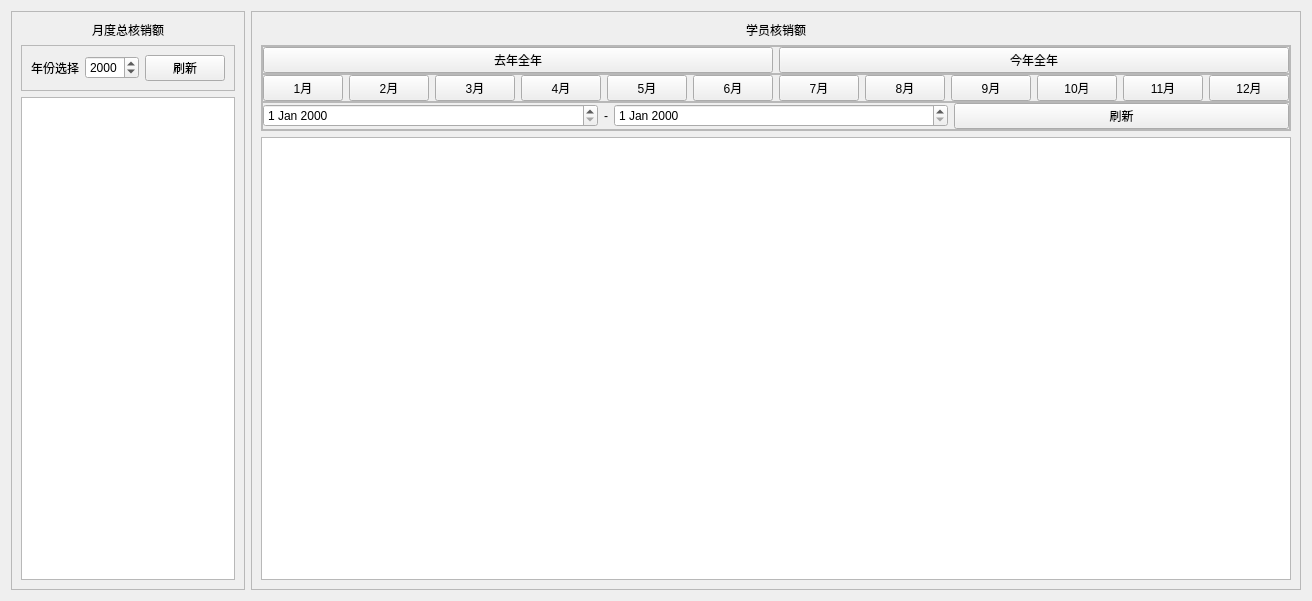
<?xml version="1.0" encoding="UTF-8"?>
<ui version="4.0">
 <class>Report</class>
 <widget class="QWidget" name="Report">
  <property name="geometry">
   <rect>
    <x>0</x>
    <y>0</y>
    <width>780</width>
    <height>601</height>
   </rect>
  </property>
  <property name="windowTitle">
   <string>Form</string>
  </property>
  <layout class="QHBoxLayout" name="horizontalLayout" stretch="1,2">
   <item>
    <widget class="QFrame" name="frame_2">
     <property name="frameShape">
      <enum>QFrame::StyledPanel</enum>
     </property>
     <property name="frameShadow">
      <enum>QFrame::Raised</enum>
     </property>
     <layout class="QVBoxLayout" name="verticalLayout_3">
      <item>
       <widget class="QLabel" name="label">
        <property name="text">
         <string>月度总核销额</string>
        </property>
        <property name="alignment">
         <set>Qt::AlignCenter</set>
        </property>
       </widget>
      </item>
      <item>
       <widget class="QFrame" name="frame_3">
        <property name="frameShape">
         <enum>QFrame::StyledPanel</enum>
        </property>
        <property name="frameShadow">
         <enum>QFrame::Raised</enum>
        </property>
        <layout class="QHBoxLayout" name="horizontalLayout_3">
         <item>
          <widget class="QLabel" name="label_2">
           <property name="sizePolicy">
            <sizepolicy hsizetype="Maximum" vsizetype="Preferred">
             <horstretch>0</horstretch>
             <verstretch>0</verstretch>
            </sizepolicy>
           </property>
           <property name="text">
            <string>年份选择</string>
           </property>
          </widget>
         </item>
         <item>
          <widget class="QDateEdit" name="dateEdit_year">
           <property name="displayFormat">
            <string>yyyy</string>
           </property>
          </widget>
         </item>
         <item>
          <widget class="QPushButton" name="pushButton_flash_month_view">
           <property name="text">
            <string>刷新</string>
           </property>
          </widget>
         </item>
        </layout>
       </widget>
      </item>
      <item>
       <widget class="QTableView" name="tableView_month_view"/>
      </item>
     </layout>
    </widget>
   </item>
   <item>
    <widget class="QFrame" name="frame">
     <property name="frameShape">
      <enum>QFrame::StyledPanel</enum>
     </property>
     <property name="frameShadow">
      <enum>QFrame::Raised</enum>
     </property>
     <layout class="QVBoxLayout" name="verticalLayout_2">
      <item>
       <widget class="QLabel" name="label_3">
        <property name="text">
         <string>学员核销额</string>
        </property>
        <property name="alignment">
         <set>Qt::AlignCenter</set>
        </property>
       </widget>
      </item>
      <item>
       <widget class="QFrame" name="frame_4">
        <property name="frameShape">
         <enum>QFrame::StyledPanel</enum>
        </property>
        <property name="frameShadow">
         <enum>QFrame::Raised</enum>
        </property>
        <layout class="QVBoxLayout" name="verticalLayout">
         <property name="spacing">
          <number>0</number>
         </property>
         <property name="leftMargin">
          <number>0</number>
         </property>
         <property name="topMargin">
          <number>0</number>
         </property>
         <property name="rightMargin">
          <number>0</number>
         </property>
         <property name="bottomMargin">
          <number>0</number>
         </property>
         <item>
          <widget class="QFrame" name="frame_5">
           <property name="frameShape">
            <enum>QFrame::StyledPanel</enum>
           </property>
           <property name="frameShadow">
            <enum>QFrame::Raised</enum>
           </property>
           <layout class="QGridLayout" name="gridLayout_2">
            <property name="leftMargin">
             <number>0</number>
            </property>
            <property name="topMargin">
             <number>0</number>
            </property>
            <property name="rightMargin">
             <number>0</number>
            </property>
            <property name="bottomMargin">
             <number>0</number>
            </property>
            <item row="0" column="0">
             <widget class="QPushButton" name="pushButton_last_year">
              <property name="text">
               <string>去年全年</string>
              </property>
             </widget>
            </item>
            <item row="0" column="1">
             <widget class="QPushButton" name="pushButton_this_year">
              <property name="text">
               <string>今年全年</string>
              </property>
             </widget>
            </item>
           </layout>
          </widget>
         </item>
         <item>
          <widget class="QFrame" name="frame_6">
           <property name="frameShape">
            <enum>QFrame::StyledPanel</enum>
           </property>
           <property name="frameShadow">
            <enum>QFrame::Raised</enum>
           </property>
           <layout class="QGridLayout" name="gridLayout">
            <property name="leftMargin">
             <number>0</number>
            </property>
            <property name="topMargin">
             <number>0</number>
            </property>
            <property name="rightMargin">
             <number>0</number>
            </property>
            <property name="bottomMargin">
             <number>0</number>
            </property>
            <item row="0" column="3">
             <widget class="QPushButton" name="pushButton_month_4">
              <property name="text">
               <string>4月</string>
              </property>
             </widget>
            </item>
            <item row="0" column="7">
             <widget class="QPushButton" name="pushButton_month_8">
              <property name="text">
               <string>8月</string>
              </property>
             </widget>
            </item>
            <item row="0" column="2">
             <widget class="QPushButton" name="pushButton_month_3">
              <property name="text">
               <string>3月</string>
              </property>
             </widget>
            </item>
            <item row="0" column="1">
             <widget class="QPushButton" name="pushButton_month_2">
              <property name="text">
               <string>2月</string>
              </property>
             </widget>
            </item>
            <item row="0" column="6">
             <widget class="QPushButton" name="pushButton_month_7">
              <property name="text">
               <string>7月</string>
              </property>
             </widget>
            </item>
            <item row="0" column="8">
             <widget class="QPushButton" name="pushButton_month_9">
              <property name="text">
               <string>9月</string>
              </property>
             </widget>
            </item>
            <item row="0" column="0">
             <widget class="QPushButton" name="pushButton_month_1">
              <property name="text">
               <string>1月</string>
              </property>
             </widget>
            </item>
            <item row="0" column="5">
             <widget class="QPushButton" name="pushButton_month_6">
              <property name="text">
               <string>6月</string>
              </property>
             </widget>
            </item>
            <item row="0" column="10">
             <widget class="QPushButton" name="pushButton_month_11">
              <property name="text">
               <string>11月</string>
              </property>
             </widget>
            </item>
            <item row="0" column="4">
             <widget class="QPushButton" name="pushButton_month_5">
              <property name="text">
               <string>5月</string>
              </property>
             </widget>
            </item>
            <item row="0" column="9">
             <widget class="QPushButton" name="pushButton_month_10">
              <property name="text">
               <string>10月</string>
              </property>
             </widget>
            </item>
            <item row="0" column="11">
             <widget class="QPushButton" name="pushButton_month_12">
              <property name="text">
               <string>12月</string>
              </property>
             </widget>
            </item>
           </layout>
          </widget>
         </item>
         <item>
          <widget class="QFrame" name="frame_7">
           <property name="frameShape">
            <enum>QFrame::StyledPanel</enum>
           </property>
           <property name="frameShadow">
            <enum>QFrame::Raised</enum>
           </property>
           <layout class="QHBoxLayout" name="horizontalLayout_2">
            <property name="leftMargin">
             <number>0</number>
            </property>
            <property name="topMargin">
             <number>0</number>
            </property>
            <property name="rightMargin">
             <number>0</number>
            </property>
            <property name="bottomMargin">
             <number>0</number>
            </property>
            <item>
             <widget class="QDateEdit" name="dateEdit_begin"/>
            </item>
            <item>
             <widget class="QLabel" name="label_4">
              <property name="sizePolicy">
               <sizepolicy hsizetype="Maximum" vsizetype="Preferred">
                <horstretch>0</horstretch>
                <verstretch>0</verstretch>
               </sizepolicy>
              </property>
              <property name="text">
               <string>-</string>
              </property>
             </widget>
            </item>
            <item>
             <widget class="QDateEdit" name="dateEdit_end"/>
            </item>
            <item>
             <widget class="QPushButton" name="pushButton_flash_stu_view">
              <property name="text">
               <string>刷新</string>
              </property>
             </widget>
            </item>
           </layout>
          </widget>
         </item>
        </layout>
       </widget>
      </item>
      <item>
       <widget class="QTableView" name="tableView_stu_view"/>
      </item>
     </layout>
    </widget>
   </item>
  </layout>
 </widget>
 <resources/>
 <connections/>
</ui>
